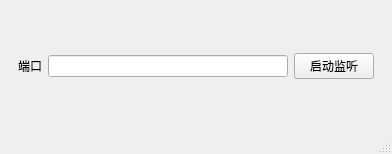
<?xml version="1.0" encoding="UTF-8"?>
<ui version="4.0">
 <class>MainWindow</class>
 <widget class="QMainWindow" name="MainWindow">
  <property name="geometry">
   <rect>
    <x>0</x>
    <y>0</y>
    <width>392</width>
    <height>154</height>
   </rect>
  </property>
  <property name="windowTitle">
   <string>MainWindow</string>
  </property>
  <widget class="QWidget" name="centralwidget">
   <layout class="QHBoxLayout" name="horizontalLayout_2">
    <item>
     <widget class="QWidget" name="widget" native="true">
      <layout class="QHBoxLayout" name="horizontalLayout">
       <item>
        <widget class="QLabel" name="label">
         <property name="text">
          <string>端口</string>
         </property>
        </widget>
       </item>
       <item>
        <widget class="QLineEdit" name="port"/>
       </item>
       <item>
        <widget class="QPushButton" name="setlisten">
         <property name="text">
          <string>启动监听</string>
         </property>
        </widget>
       </item>
      </layout>
     </widget>
    </item>
   </layout>
  </widget>
  <widget class="QMenuBar" name="menubar">
   <property name="geometry">
    <rect>
     <x>0</x>
     <y>0</y>
     <width>392</width>
     <height>26</height>
    </rect>
   </property>
  </widget>
  <widget class="QStatusBar" name="statusbar"/>
 </widget>
 <resources/>
 <connections/>
</ui>
